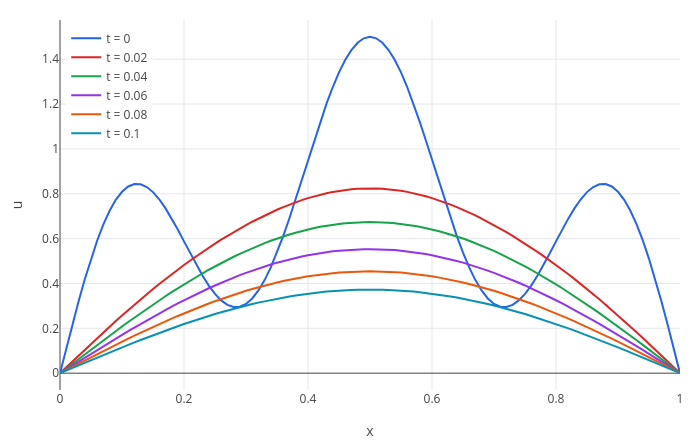

Write notebook code for a chart like this one.
### Markdown cell above
## 3. Crank–Nicolson with `heat`

`heat(f, x, a, b, T)` solves $u_t = u_{xx}$ on $a \le x \le b$ up to time $T$, starting from $u = f(x)$ with $u = 0$ at
both ends, by Crank–Nicolson on 100 pieces. It returns a record: `x` holds the grid, `t` the times of 51 snapshots,
and `u` one row per snapshot. `pdeplot` shows it. Start from a smooth hump plus a fast wiggle:

### Code cell
s = heat(sin(pi*x) + 0.5*sin(5*pi*x), x, 0, 1, 0.1);
pdeplot(s, "lines")
